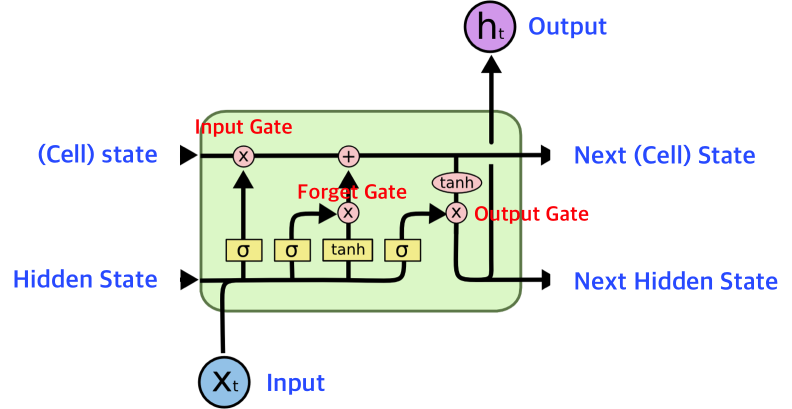
#> input picture assets/img/posts/resize/input/06_LSTM.png, 1584 x 818 px (shown at 1/2 size); its folder holds only this picture in this run
$ python resize_thumbnail.py
#> lines starting #> are read from the running program, lines starting #| are printed output that depends on the picture
import os
import argparse
from PIL import Image
# import cairosvg  # SVG를 PNG로 변환하기 위한 라이브러리

def reshape_image(input_path, output_path, max_size=(1200, 628), target_ratio=1.91, bg_color=(255, 255, 255)):
    """
    이미지를 잘리지 않게 1.91:1 비율로 조정하고, 필요시 1200×628 이하로 리사이징하는 함수
    SVG 파일도 지원합니다.

    Args:
        input_path (str): 입력 이미지 경로
        output_path (str): 출력 이미지 경로
        max_size (tuple): 최대 이미지 크기 (너비, 높이)
        target_ratio (float): 목표 가로세로 비율 (너비/높이)
        bg_color (tuple): 배경 색상 (R, G, B)
    """
#> called with max_size = (1200, 628), target_ratio = 1.91, bg_color = (255, 255, 255)
    try:
        # SVG 파일인지 확인
        is_svg = input_path.lower().endswith('.svg')

        # SVG 파일이면 먼저 PNG로 변환
        if is_svg:
            # 출력 디렉토리가 없으면 생성
            os.makedirs(os.path.dirname(output_path), exist_ok=True)

            # 임시 PNG 파일 경로 생성
            temp_png_path = os.path.splitext(output_path)[0] + "_temp.png"

            # SVG를 PNG로 변환 (기본 크기로)
            # 여기서는 최대 크기의 4배 정도의 큰 크기로 변환하여 품질 손실을 최소화
            png_size = max(max_size[0] * 2, max_size[1] * 2)
            cairosvg.svg2png(url=input_path, write_to=temp_png_path,
                            output_width=png_size, output_height=png_size)

            # 생성된 PNG 파일 열기
            img = Image.open(temp_png_path)
        else:
            # 일반 이미지 파일 열기
            img = Image.open(input_path)
#> img is the input picture: PIL image 1584x818 RGBA; mean R, G, B, A 41.5, 45, 40.2, 59.8

        # 원본 이미지 크기
        original_width, original_height = img.size
        original_ratio = original_width / original_height

        # 비율을 유지하면서 대상 비율의 캔버스에 맞게 리사이징
        if original_ratio > target_ratio:
            # 이미지가 더 가로로 넓은 경우
            # 너비를 기준으로 높이 계산
            new_width = min(original_width, max_size[0])
            new_height = int(new_width / target_ratio)

            # 이미지 비율은 유지하면서 리사이징
            img_width = new_width
            img_height = int(img_width / original_ratio)

            # 이미지가 새 캔버스보다 크면 비율 유지하며 축소
            if img_height > new_height:
                img_height = new_height
                img_width = int(img_height * original_ratio)
        else:
            # 이미지가 더 세로로 높은 경우
            # 높이를 기준으로 너비 계산
            new_height = min(original_height, max_size[1])
            new_width = int(new_height * target_ratio)

            # 이미지 비율은 유지하면서 리사이징
            img_height = new_height
            img_width = int(img_height * original_ratio)

            # 이미지가 새 캔버스보다 크면 비율 유지하며 축소
            if img_width > new_width:
                img_width = new_width
                img_height = int(img_width / original_ratio)

        # 최대 크기 제한 적용
        if new_width > max_size[0]:
            new_width = max_size[0]
            new_height = int(new_width / target_ratio)

        if new_height > max_size[1]:
            new_height = max_size[1]
            new_width = int(new_height * target_ratio)

        # 이미지 리사이징
        resized_img = img.resize((img_width, img_height), Image.Resampling.LANCZOS)

        # 새 캔버스 생성 (배경색 지정)
        new_img = Image.new('RGB', (new_width, new_height), bg_color)
#> new_img: PIL image 1200x628 RGB; every value is 255

        # 이미지를 캔버스 중앙에 배치
        paste_x = (new_width - img_width) // 2
        paste_y = (new_height - img_height) // 2

        # 투명도가 있는 이미지인 경우를 처리
        if resized_img.mode == 'RGBA':
            # 알파 채널 분리
            r, g, b, a = resized_img.split()
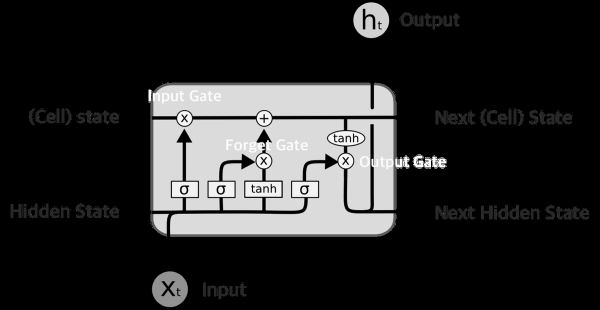
#> r: PIL image 1200x619 L (shown at 1/2 size); min 0, max 255, mean 42
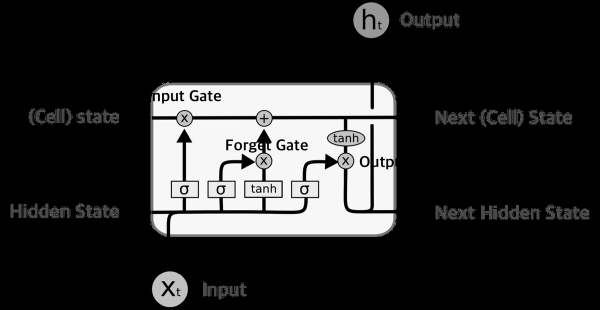
#> g: PIL image 1200x619 L (shown at 1/2 size); min 0, max 255, mean 45.6
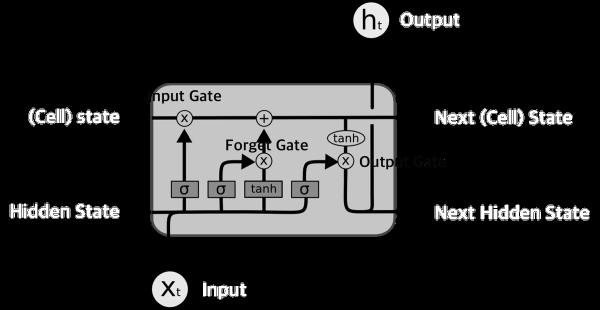
#> b: PIL image 1200x619 L (shown at 1/2 size); min 0, max 255, mean 42.8
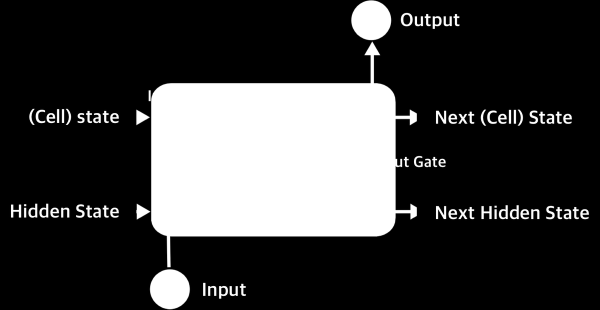
#> a: PIL image 1200x619 L (shown at 1/2 size); min 0, max 255, mean 59.8
            resized_rgb = Image.merge('RGB', (r, g, b))
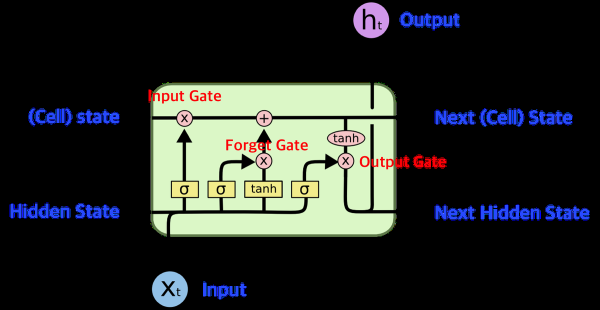
#> resized_rgb: PIL image 1200x619 RGB (shown at 1/2 size); mean R, G, B 42, 45.6, 42.8

            new_img.paste(resized_rgb, (paste_x, paste_y), mask=a)
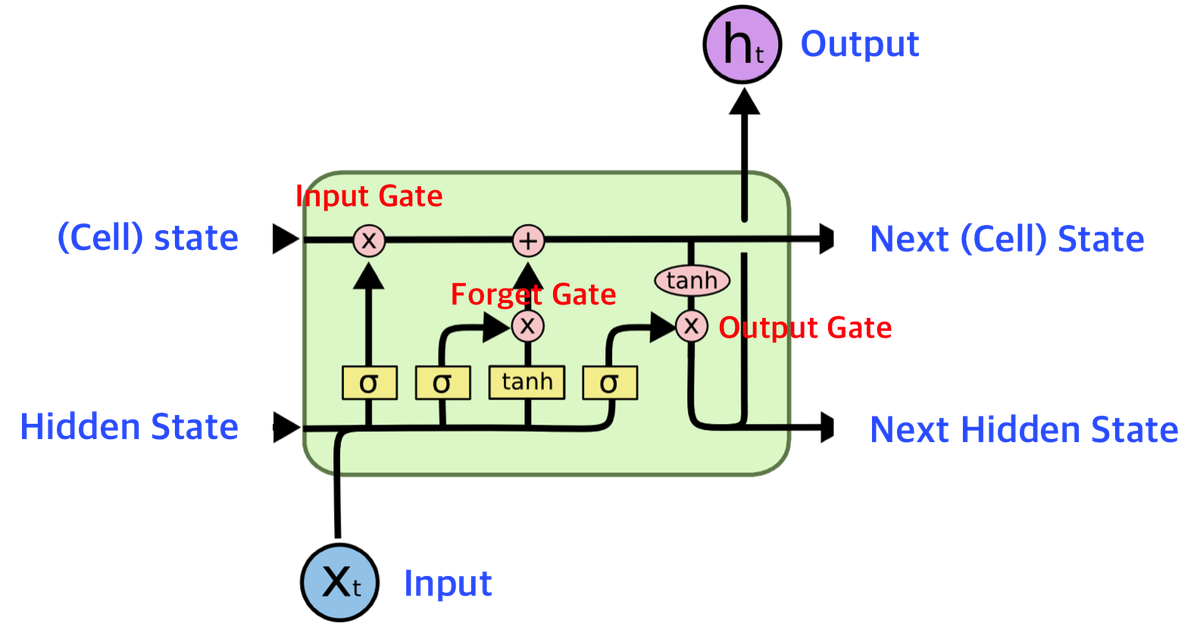
#> new_img: PIL image 1200x628 RGB; mean R, G, B 236.6, 240, 234.8
        else:
            new_img.paste(resized_img, (paste_x, paste_y))

        # 출력 디렉토리가 없으면 생성
        os.makedirs(os.path.dirname(output_path), exist_ok=True)

        # 이미지 저장 (SVG는 PNG로 변환, 다른 포맷은 원본 유지)
        if is_svg:
            # SVG 파일은 PNG로 저장
            output_path = os.path.splitext(output_path)[0] + ".png"
            new_img.save(output_path, format='PNG', quality=95)

            # 임시 파일 삭제
            if os.path.exists(temp_png_path):
                os.remove(temp_png_path)
        else:
            # 원본 포맷 유지를 위한 설정
            original_format = img.format if img.format else 'JPEG'

            # JPEG 포맷인 경우 quality 설정
            if original_format == 'JPEG':
                new_img.save(output_path, format=original_format, quality=95)
            else:
                new_img.save(output_path, format=original_format)

        # 크기 정보를 포함한 메시지 출력
        if is_svg:
            print(f"SVG 이미지 변환 완료: {input_path} → {output_path} ({new_width}x{new_height})")
        else:
            print(f"이미지 변환 완료: {input_path} ({original_width}x{original_height}) → {output_path} ({new_width}x{new_height})")
#| 이미지 변환 완료: ./assets/img/posts/resize/input/06_LSTM.png (1584x818) → ./assets/img/posts/resize/output/06_LSTM.png (1200x628)

        # 메모리에서 이미지 해제
        img.close()
        new_img.close()

    except Exception as e:
        print(f"오류 발생: {input_path} 처리 중 - {str(e)}")

def process_directory(input_dir, output_dir, max_size=(1200, 628), target_ratio=1.91, bg_color=(255, 255, 255)):
    """
    디렉토리 내의 모든 이미지를 1.91:1 비율로 조정하고 필요시 리사이징하는 함수

    Args:
        input_dir (str): 입력 이미지 디렉토리
        output_dir (str): 출력 이미지 디렉토리
        max_size (tuple): 최대 이미지 크기 (너비, 높이)
        target_ratio (float): 목표 가로세로 비율 (너비/높이)
        bg_color (tuple): 배경 색상 (R, G, B)
    """
    # 지원하는 이미지 포맷 확장자 (SVG 추가)
    supported_formats = {'.jpg', '.jpeg', '.png', '.gif', '.bmp', '.tiff', '.webp', '.svg'}

    # 입력 디렉토리가 존재하는지 확인
    if not os.path.exists(input_dir):
        print(f"오류: 입력 디렉토리가 존재하지 않습니다 - {input_dir}")
        return

    # 출력 디렉토리 생성
    os.makedirs(output_dir, exist_ok=True)

    # 처리된 파일 수 카운터
    processed_count = 0

    # 모든 파일 처리
    for root, _, files in os.walk(input_dir):
        for file in files:
            # 파일 확장자 확인
            file_ext = os.path.splitext(file)[1].lower()

            if file_ext in supported_formats:
                # 입력 및 출력 경로 설정
                rel_path = os.path.relpath(root, input_dir)
                input_path = os.path.join(root, file)

                # 상대 경로가 '.'인 경우 빈 문자열로 변경
                if rel_path == '.':
                    rel_path = ''

                # SVG 파일은 PNG로 저장될 수 있도록 출력 경로 설정
                if file_ext == '.svg':
                    file_without_ext = os.path.splitext(file)[0]
                    output_path = os.path.join(output_dir, rel_path, file_without_ext + ".png")
                else:
                    output_path = os.path.join(output_dir, rel_path, file)

                # 이미지 리사이징
                reshape_image(input_path, output_path, max_size, target_ratio, bg_color)
                processed_count += 1

    print(f"총 {processed_count}개 파일 처리 완료")

def main():
    """메인 함수"""
    # 명령행 인자 파싱
    parser = argparse.ArgumentParser(description='이미지를 잘리지 않게 1.91:1 비율로 조정하고 필요시 1200×628 픽셀 이하로 조정합니다. SVG 파일도 지원합니다.')
    parser.add_argument('--input', default='./assets/img/posts/resize/input', help='입력 이미지 파일 또는 디렉토리')
    parser.add_argument('--output', default='./assets/img/posts/resize/output', help='출력 이미지 파일 또는 디렉토리')
    parser.add_argument('--max-width', type=int, default=1200, help='최대 출력 이미지 너비 (기본값: 1200)')
    parser.add_argument('--max-height', type=int, default=628, help='최대 출력 이미지 높이 (기본값: 628)')
    parser.add_argument('--ratio', type=float, default=1.91, help='목표 가로세로 비율 (기본값: 1.91)')
    parser.add_argument('--bg-color', nargs=3, type=int, default=[255, 255, 255],
                      help='배경 색상 RGB 값 (기본값: 255 255 255 - 흰색)')

    args = parser.parse_args()

    # 최대 크기 설정
    max_size = (args.max_width, args.max_height)

    # 배경색 설정
    bg_color = tuple(args.bg_color)

    # 입력이 디렉토리인 경우
    if os.path.isdir(args.input):
        process_directory(args.input, args.output, max_size, args.ratio, bg_color)
    # 입력이 파일인 경우
    elif os.path.isfile(args.input):
        # SVG 파일인 경우 출력 경로 조정
        if args.input.lower().endswith('.svg'):
            # SVG는 PNG로 저장되므로 확장자 변경
            output_path = os.path.splitext(args.output)[0] + ".png"
            reshape_image(args.input, output_path, max_size, args.ratio, bg_color)
        else:
            reshape_image(args.input, args.output, max_size, args.ratio, bg_color)
    else:
        print(f"오류: 입력 파일 또는 디렉토리가 존재하지 않습니다 - {args.input}")

if __name__ == "__main__":
    main()

$ run again, on assets/img/posts/resize/input/BLEU2.png
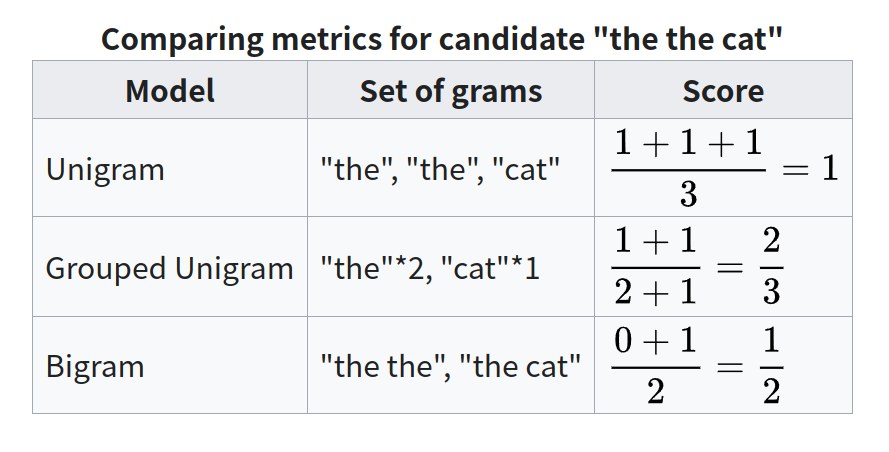
#> input picture assets/img/posts/resize/input/BLEU2.png, 889 x 452 px
#> in reshape_image, img is the input picture: PIL image 889x452 RGBA; mean R, G, B, A 236.6, 237.5, 238.7, 255
#> in reshape_image, `r, g, b, a = resized_img.split()`:
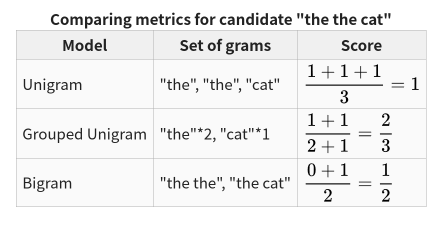
#> b: PIL image 889x452 L (shown at 1/2 size); min 0, max 255, mean 238.7
#> a: PIL image 889x452 L; every value is 255
#> in reshape_image, `new_img.paste(resized_rgb, (paste_x, paste_y), mask=a)`:
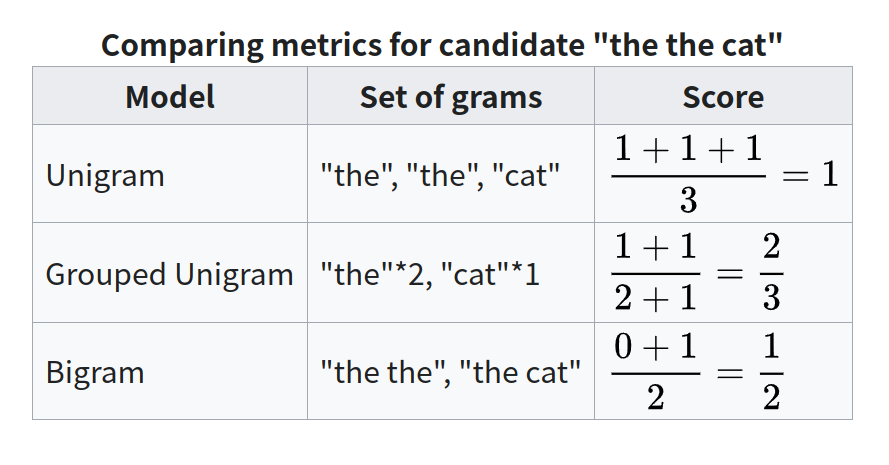
#> new_img: PIL image 889x465 RGB; mean R, G, B 237.1, 238, 239.1
#| 이미지 변환 완료: ./assets/img/posts/resize/input/BLEU2.png (889x452) → ./assets/img/posts/resize/output/BLEU2.png (889x465)

$ run again, on assets/img/posts/resize/input/640px-Gradient_ascent_(surface).png
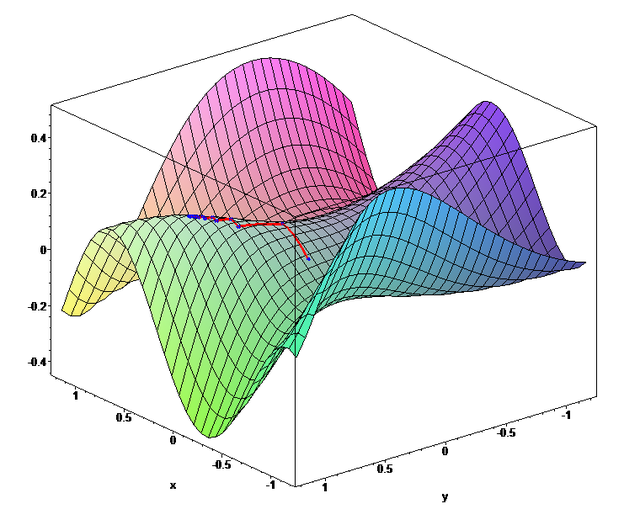
#> input picture assets/img/posts/resize/input/640px-Gradient_ascent_(surface).png, 640 x 525 px
#> in reshape_image, img is the input picture: PIL image 640x525 RGBA; mean R, G, B, A 222.9, 223.3, 225.3, 255
#> in reshape_image, `r, g, b, a = resized_img.split()`:
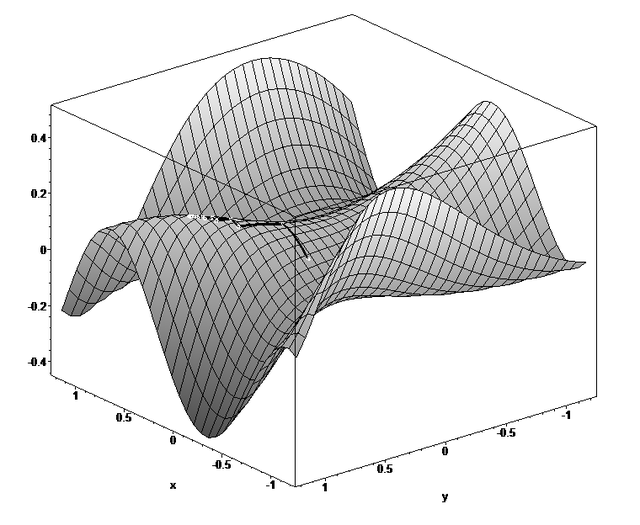
#> b: PIL image 640x525 L; min 0, max 255, mean 225.3
#> a: PIL image 640x525 L; every value is 255
#> in reshape_image, `new_img.paste(resized_rgb, (paste_x, paste_y), mask=a)`:
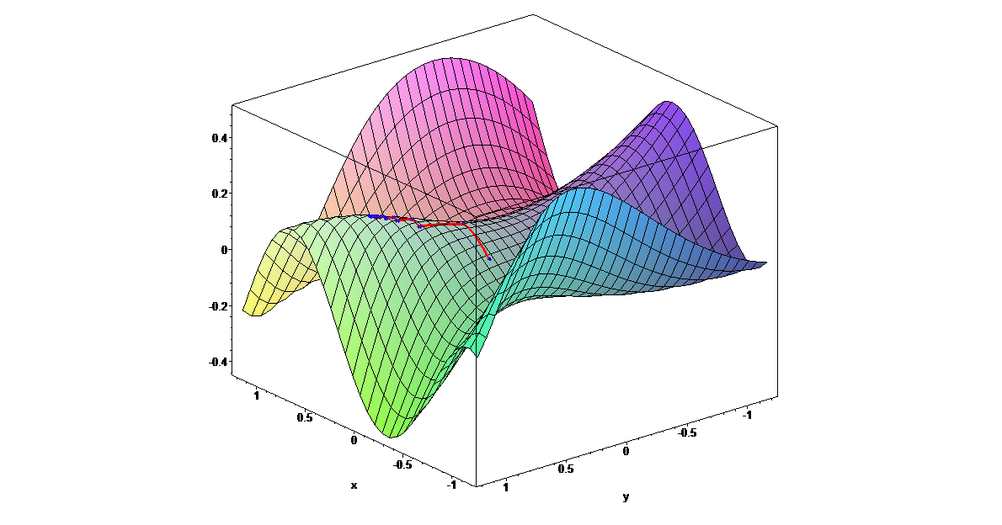
#> new_img: PIL image 1002x525 RGB; mean R, G, B 234.5, 234.8, 236
#| 이미지 변환 완료: ./assets/img/posts/resize/input/640px-Gradient_ascent_(surface).png (640x525) → ./assets/img/posts/resize/output/640px-Gradient_ascent_(surface).png (1002x525)
